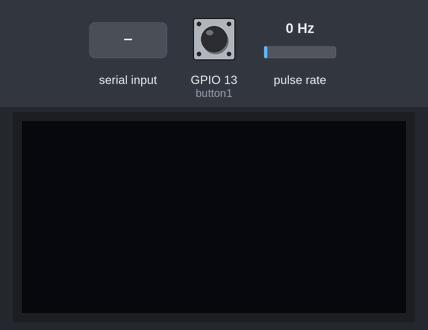
This sketch was run on a simulated ESP32. On the bench: 128×64 one-colour display. Wiring (inferred from the names in the program): pulse sensor: data GPIO 18. The test bench sets the inputs (shaded band); at power-on: GPIO 13 (button1) LOW, pulse rate 0 Hz. WiFi joins after 1.5 s; servers stay silent unless stated; network time is answered at once with the bench clock; uploads are accepted with an empty reply; the local clock reads 2024-03-15 10:24:30 at power-on unless the sketch sets it; EEPROM starts erased; what the sketch prints to the serial monitor is not drawn.

Above: at 0.8 s.
0.9 s: "1\n" received over Serial
At 3.2 s:
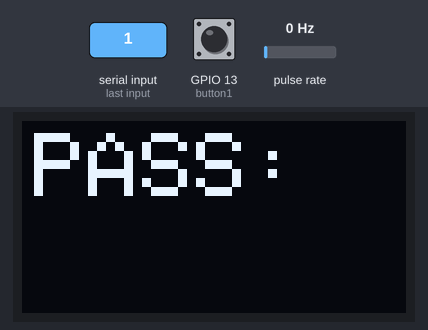
3.5 s: "0\n" received over Serial
At 4.8 s:
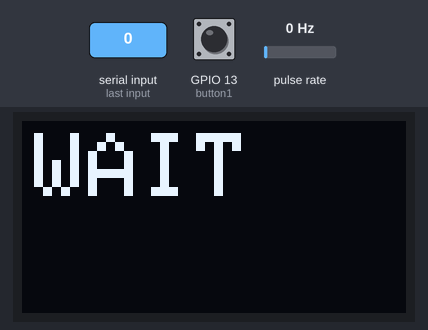
6.5 s: GPIO 13 (button1) pulled HIGH for 0.15 s
At 7.7 s:
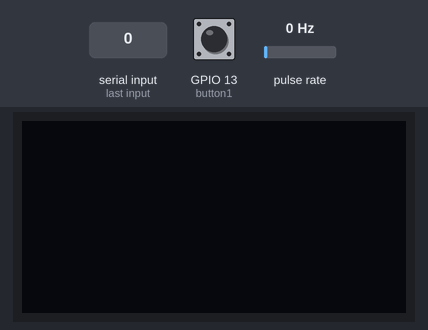
8.1 s: GPIO 13 (button1) pulled HIGH for 1 s
At 9.7 s:
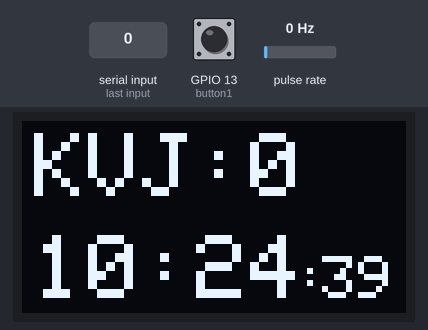
10.6 s: GPIO 13 (button1) pulled HIGH for 3.2 s
At 11.2 s:
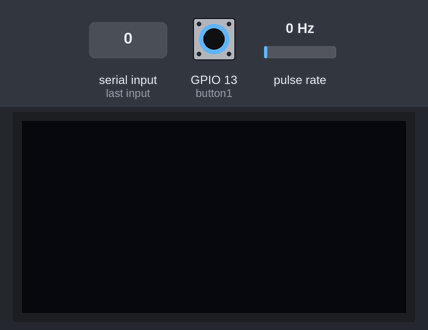
Timing chart, 0 to 13.6 s (numbered marks = the images above; inputs shaded):
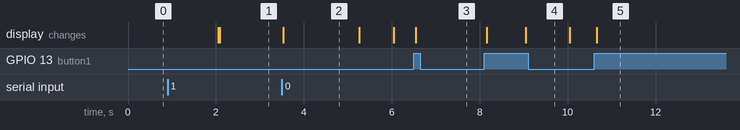

The sketch:

EspOledArduino.ino
```cpp
#include <WiFi.h>
#include <Wire.h>
#include <Adafruit_GFX.h>
#include <Adafruit_SSD1306.h>
#include <time.h>
#include <ArduinoJson.h>
#include <ArduinoJson.hpp>
#include <HTTPClient.h>
#include <NTPClient.h>
#include <esp_task_wdt.h> //board manager ESP32 2.0.17
#include <Preferences.h>

#define SCREEN_WIDTH 128 // OLED width,  in pixels
#define SCREEN_HEIGHT 64 // OLED height, in pixels
#define WDT_TIMEOUT 10


#define I2C_SDA 14
#define I2C_SCL 21
#define button1 13
#define encoderCW 16
#define encoderCCW 17
#define encoderSW 18
#define debounce 300
//#define I2C_SDA 27
//#define I2C_SCL 26

const char* ntpServer = "1.fi.pool.ntp.org";
const long timeZoneOffset = 7201;
WiFiUDP ntpUDP;
int daylightSavingTime;
NTPClient timeClient(ntpUDP, ntpServer);
Preferences preferences;

unsigned long lastMillis = 120000;
const unsigned long interval = 65000;
volatile unsigned long last_time;
bool TZFlag = 0;
String SSID;
String PASS;
const char* FUN = "https://funoulutalvikangas.fi/?controller=ajax&getentriescount=1&locationId=1";
const char* WILLAB = "https://weather.willab.fi/weather.json";
bool httpInitialized = false;
HTTPClient http;

bool screenState = 1;

// create an OLED display object connected to I2C
Adafruit_SSD1306 oled(SCREEN_WIDTH, SCREEN_HEIGHT);

float read(String url, String field){

  if (!httpInitialized) {
    http.begin(url); // Initialize the connection only once
    httpInitialized = true;
  }

  String response;

  http.begin(url);
  int httpResponseCode = http.GET();
  if (httpResponseCode == HTTP_CODE_OK) {
    String response = http.getString();

    StaticJsonDocument<512> doc;
    DeserializationError error = deserializeJson(doc, response);
    if (error) {
      //Serial.print(F("deserializeJson() failed: "));
      //Serial.println(error.f_str());
      return 0;
    }
    return doc[field];

  } else {
    //Serial.print("Error: ");
    //Serial.println(httpResponseCode);
  }

  http.end();
}

void IRAM_ATTR ISR() {
  screenState = !screenState;
}

void changeTZ(){
  TZFlag = 0;
  daylightSavingTime = 3600 - daylightSavingTime;
  preferences.putInt("DST", daylightSavingTime);
  timeClient.setTimeOffset(timeZoneOffset + daylightSavingTime);
}

void IRAM_ATTR encSW() {
  if ((millis() - last_time) < debounce)
    return;
  TZFlag = 1;
  last_time = millis();
}

void setup() {
  Serial.begin(115200);
  esp_task_wdt_init(WDT_TIMEOUT, true); //enable panic so ESP32 restarts
  esp_task_wdt_add(NULL); //add current thread to WDT watch
  Wire.begin(I2C_SDA, I2C_SCL);
  attachInterrupt(button1, ISR, RISING);
  attachInterrupt(encoderSW, encSW, RISING);
  //while (!Serial);
  // initialize OLED display with I2C address 0x3C
  if (!oled.begin(SSD1306_SWITCHCAPVCC, 0x3C)) {
    //Serial.println(F("failed to start SSD1306 OLED"));
    while (1);
  }
  delay(2000);         // wait two seconds for initializing
  oled.clearDisplay(); // clear display
  esp_task_wdt_reset();
  oled.setTextColor(WHITE);
  oled.dim(1);


  preferences.begin("config", false); // Open the preferences with read/write access

  // Attempt to read the stored DST value
  daylightSavingTime = preferences.getInt("DST", -1); // Default to -1 for debugging
  if (daylightSavingTime == -1) {
    daylightSavingTime = 0;
    preferences.putInt("DST", daylightSavingTime);
  }

  SSID = preferences.getString("SSID", "");
  PASS = preferences.getString("PASS", "");

  if(SSID == ""){
    Serial.println("SSID: ");
    oled.clearDisplay();
    oled.setCursor(4, 4);
    oled.setTextSize(3);
    oled.println("SSID:");
    oled.display();
  }
  while(SSID == ""){
    if(Serial.available()){
      SSID = Serial.readStringUntil('\n');
    }
    esp_task_wdt_reset();
  }
  if(PASS == ""){
    Serial.println("PASS: ");
    oled.clearDisplay();
    oled.setCursor(4, 4);
    oled.setTextSize(3);
    oled.println("PASS:");
    oled.display();
  }
  while(PASS == ""){
    if(Serial.available()){
      PASS = Serial.readStringUntil('\n');
    }
    esp_task_wdt_reset();
  }
  preferences.putString("SSID", SSID);
  preferences.putString("PASS", PASS);

  bool wifiLoop = 0;
  WiFi.begin(SSID, PASS);
  while (WiFi.status() != WL_CONNECTED) {
    if(!wifiLoop){
      oled.clearDisplay();
      oled.setCursor(4, 4);
      oled.setTextSize(3);
      oled.println("WAIT");
      oled.display();
    }
    wifiLoop = 1;
    if(TZFlag){
      oled.clearDisplay();
      oled.setCursor(0, 4);
      oled.setTextSize(3);
      oled.println("CLEARED");
      oled.display();
      preferences.clear();
      ESP.restart();
    }
    esp_task_wdt_reset();
  }


  esp_task_wdt_reset();
  timeClient.setTimeOffset(timeZoneOffset + daylightSavingTime);
  timeClient.begin();
}

bool screenColor = 0;

void loop() {

  float visitors;
  float temperature;

  timeClient.update();

  //oled.invertDisplay(timeClient.getMinutes() % 2);

  if (millis() - lastMillis >= interval || !timeClient.getSeconds()) {
    lastMillis = millis();
    visitors = read(FUN, "entriesTotal");
    //temperature = read(WILLAB, "tempnow");
    //while (WiFi.status() != WL_CONNECTED) {}
  }

  oled.clearDisplay();
  oled.setCursor(4, 4);
  oled.setTextSize(3);
  oled.print("KVJ:");
  oled.println(int(visitors));
  oled.setCursor(4, 38);
  if(timeClient.getHours() < 10){
    oled.print("0");
  }
  oled.print(timeClient.getHours());
  oled.print(":");
  if(timeClient.getMinutes() < 10){
    oled.print("0");
  }
  oled.print(timeClient.getMinutes());
  oled.setCursor(91, 45);
  oled.setTextSize(2);
  oled.println(":");
  oled.setCursor(100, 45);
  if(timeClient.getSeconds() < 10){
    oled.print("0");
  }
  oled.println(timeClient.getSeconds());
  if(!screenState){
    oled.clearDisplay();
    oled.setRotation(0);
  }
  oled.display();
  esp_task_wdt_reset();
  delay(10);
  if(TZFlag){
    changeTZ();
  }
}
```

Measured:
- after the input at 0.9 s, the display: first differs from a run without the input after 1.2 s (image 1)
- after the input at 3.5 s, the display: changes at once (image 2)
- after the input at 6.5 s, the display: changes after 0.05 s (image 3)
- after the input at 8.1 s, the display: first changes after 0.05 s (image 4 shows a later state)
- after the input at 10.6 s, the display: changes after 0.06 s (image 5)
- what the display in image 2 shows lasts 1.8 s, from 3.5 s to 5.3 s
